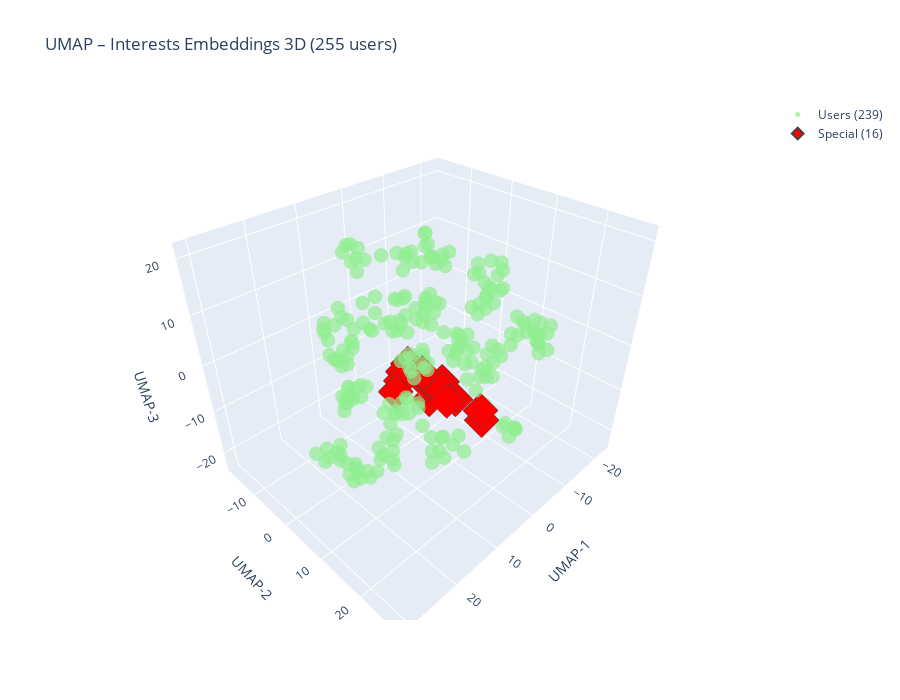

Notebook code for this chart:
### Code cell
# Minimal UMAP + Plotly 3D scatter for interests embeddings
from umap import UMAP
from sklearn.preprocessing import StandardScaler
import numpy as np
import plotly.graph_objects as go

# Collect (name, special, embedding) for users that have interests embeddings
data = [
    (u.name, bool(getattr(u, "special", False)), u.interests_embedding)
    for u in population.get_users_with_embeddings()
    if getattr(u, "interests_embedding", None) is not None
]

if len(data) < 3:
    print(f"Need ≥3 users with interests embeddings, got {len(data)}")
else:
    names, specials, embs = zip(*data)
    X = np.vstack(embs)
    X = StandardScaler().fit_transform(X)

    # 3D UMAP
    umap = UMAP(
        n_components=3,
        n_neighbors=3,
        min_dist=3,
        metric="euclidean",
        random_state=42,
        spread = 3
    )
    X3 = umap.fit_transform(X)

    specials = np.array(specials, dtype=bool)
    reg_idx = np.where(~specials)[0]
    spc_idx = np.where(specials)[0]

    fig = go.Figure()

    if len(reg_idx):
        fig.add_trace(go.Scatter3d(
            x=X3[reg_idx, 0], y=X3[reg_idx, 1], z=X3[reg_idx, 2],
            mode="markers",
            marker=dict(size=5, opacity=0.7, color="lightgreen"),
            name=f"Users ({len(reg_idx)})",
            hovertext=[names[i] for i in reg_idx],
            hovertemplate="<b>%{hovertext}</b><extra></extra>"
        ))

    if len(spc_idx):
        fig.add_trace(go.Scatter3d(
            x=X3[spc_idx, 0], y=X3[spc_idx, 1], z=X3[spc_idx, 2],
            mode="markers",
            marker=dict(size=9, symbol="diamond", color="red", line=dict(width=2)),
            name=f"Special ({len(spc_idx)})",
            hovertext=[names[i] for i in spc_idx],
            hovertemplate="<b>%{hovertext}</b><extra></extra>"
        ))

    fig.update_layout(
        title=f"UMAP – Interests Embeddings 3D ({len(names)} users)",
        scene=dict(
            xaxis_title="UMAP-1",
            yaxis_title="UMAP-2",
            zaxis_title="UMAP-3"
        ),
        width=900, height=700,
        hovermode="closest"
    )

    fig.show()

### Figure 1 — Plotly figure (JSON) as saved in the notebook; plotly's stock layout.template omitted (floating-point values rounded to 4 significant figures; data arrays with more than 128 entries replaced by an {"elided": "..."} marker saying what was removed)
{"data": [{"hovertemplate": "<b>%{hovertext}</b><extra></extra>", "hovertext": {"elided": "239 str values"}, "marker": {"color": "lightgreen", "opacity": 0.7, "size": 5}, "mode": "markers", "name": "Users (239)", "type": "scatter3d", "x": {"elided": "239 float values"}, "y": {"elided": "239 float values"}, "z": {"elided": "239 float values"}}, {"hovertemplate": "<b>%{hovertext}</b><extra></extra>", "hovertext": ["Yahya Rahhawi", "Nikola Tesla", "Ada Lovelace", "Alan Turing", "Aristotle", "Nelson Mandela", "Mahatma Gandhi", "Cleopatra", "Steve Jobs", "Elon Musk", "Sherlock Holmes", "Tony Stark", "Walter White", "Leonardo da Vinci", "Greta Thunberg", "Sofiia "], "marker": {"color": "red", "line": {"width": 2}, "size": 9, "symbol": "diamond"}, "mode": "markers", "name": "Special (16)", "type": "scatter3d", "x": [-1.628, -0.4036, 1.705, 1.688, 3.507, -0.9366, -1.858, 0.2317, 2.424, 2.571, 5.901, 1.148, 2.028, 3.953, -0.1341, -4.371], "y": [1.101, -2.973, -2.161, 4.782, 4.824, 4.663, 4.754, 9.989, 17.61, 18.09, 0.337, 7.643, 9.533, -0.3456, 3.5, -1.036], "z": [-11.19, -7.718, -8.103, -6.357, -3.818, -10.18, -8.712, -8.736, -5.554, -7.306, -9.207, -7.334, -8.317, -8.113, -8.599, -17.6]}], "layout": {"height": 700, "hovermode": "closest", "scene": {"xaxis": {"title": {"text": "UMAP-1"}}, "yaxis": {"title": {"text": "UMAP-2"}}, "zaxis": {"title": {"text": "UMAP-3"}}}, "title": {"text": "UMAP – Interests Embeddings 3D (255 users)"}, "width": 900}}
